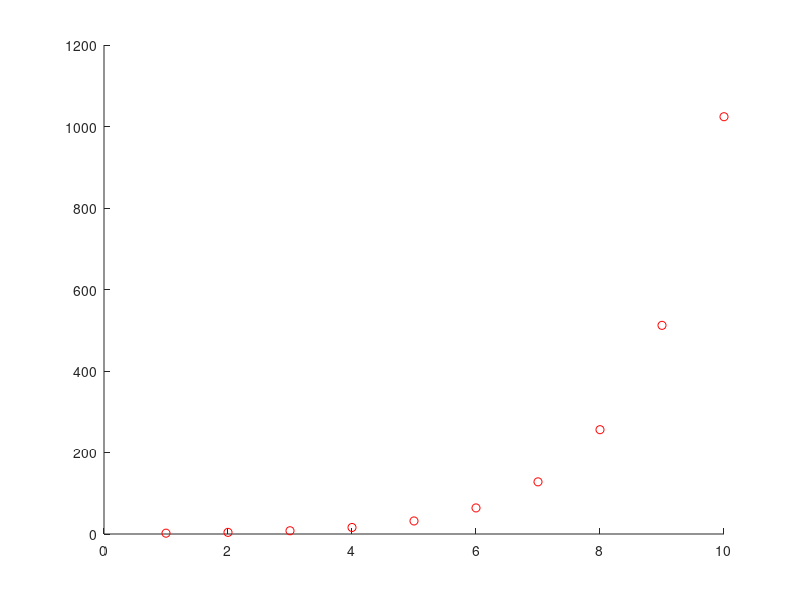

Write MATLAB code to recreate this figure.
% Suppose we put one cell on a petri dish (which supplies a nutrient
% that allows the cell to reproduce).  During each generation time,
% each cell divides into two cells, so the number of new cells
% equals the number of current cells.

% After 10 generations, how many cells are there?

n = 1
a = 1
clf
hold on

for i=1:10
    n = n + a * n
    plot(i, n, 'ro')
end
